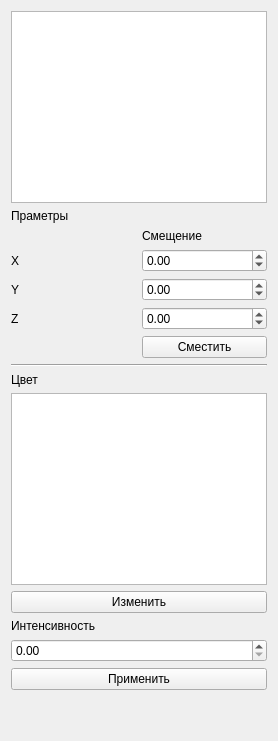
                                <widget class="QWidget" name="LightTab">
                                    <attribute name="title">
                                        <string>Свет</string>
                                    </attribute>
                                    <layout class="QVBoxLayout" name="verticalLayout_6">
                                        <item>
                                            <widget class="QListWidget" name="llistWidget">
                                                <property name="selectionMode">
                                                    <enum>QAbstractItemView::ExtendedSelection</enum>
                                                </property>
                                            </widget>
                                        </item>
                                        <item>
                                            <widget class="QLabel" name="label_14">
                                                <property name="text">
                                                    <string>Праметры</string>
                                                </property>
                                            </widget>
                                        </item>
                                        <item>
                                            <layout class="QGridLayout" name="gridLayout_3">
                                                <item row="1" column="1">
                                                    <widget class="QDoubleSpinBox" name="lmxSB">
                                                        <property name="minimum">
                                                            <double>-99999.000000000000000</double>
                                                        </property>
                                                        <property name="maximum">
                                                            <double>99999.000000000000000</double>
                                                        </property>
                                                    </widget>
                                                </item>
                                                <item row="0" column="1">
                                                    <widget class="QLabel" name="label_20">
                                                        <property name="text">
                                                            <string>Смещение</string>
                                                        </property>
                                                    </widget>
                                                </item>
                                                <item row="1" column="0">
                                                    <widget class="QLabel" name="label_18">
                                                        <property name="text">
                                                            <string>X</string>
                                                        </property>
                                                    </widget>
                                                </item>
                                                <item row="3" column="0">
                                                    <widget class="QLabel" name="label_19">
                                                        <property name="text">
                                                            <string>Z</string>
                                                        </property>
                                                    </widget>
                                                </item>
                                                <item row="3" column="1">
                                                    <widget class="QDoubleSpinBox" name="lmzSB">
                                                        <property name="minimum">
                                                            <double>-99999.000000000000000</double>
                                                        </property>
                                                        <property name="maximum">
                                                            <double>99999.000000000000000</double>
                                                        </property>
                                                    </widget>
                                                </item>
                                                <item row="2" column="0">
                                                    <widget class="QLabel" name="label_15">
                                                        <property name="text">
                                                            <string>Y</string>
                                                        </property>
                                                    </widget>
                                                </item>
                                                <item row="2" column="1">
                                                    <widget class="QDoubleSpinBox" name="lmySB">
                                                        <property name="minimum">
                                                            <double>-99999.000000000000000</double>
                                                        </property>
                                                        <property name="maximum">
                                                            <double>99999.000000000000000</double>
                                                        </property>
                                                    </widget>
                                                </item>
                                                <item row="4" column="1">
                                                    <widget class="QPushButton" name="lMoveButoon">
                                                        <property name="text">
                                                            <string>Сместить</string>
                                                        </property>
                                                    </widget>
                                                </item>
                                            </layout>
                                        </item>
                                        <item>
                                            <widget class="Line" name="line_3">
                                                <property name="orientation">
                                                    <enum>Qt::Horizontal</enum>
                                                </property>
                                            </widget>
                                        </item>
                                        <item>
                                            <widget class="QLabel" name="label_11">
                                                <property name="text">
                                                    <string>Цвет</string>
                                                </property>
                                            </widget>
                                        </item>
                                        <item>
                                            <widget class="QGraphicsView" name="lColorView">
                                                <property name="sizePolicy">
                                                    <sizepolicy hsizetype="Expanding" vsizetype="Expanding">
                                                        <horstretch>0</horstretch>
                                                        <verstretch>0</verstretch>
                                                    </sizepolicy>
                                                </property>
                                            </widget>
                                        </item>
                                        <item>
                                            <widget class="QPushButton" name="lColorButton">
                                                <property name="text">
                                                    <string>Изменить</string>
                                                </property>
                                            </widget>
                                        </item>
                                        <item>
                                            <layout class="QGridLayout" name="gridLayout_5">
                                                <item row="3" column="0">
                                                    <widget class="QPushButton" name="lApplyButton">
                                                        <property name="text">
                                                            <string>Применить</string>
                                                        </property>
                                                    </widget>
                                                </item>
                                                <item row="2" column="0">
                                                    <widget class="QDoubleSpinBox" name="lIntesiveSB">
                                                        <property name="maximum">
                                                            <double>1.000000000000000</double>
                                                        </property>
                                                        <property name="singleStep">
                                                            <double>0.100000000000000</double>
                                                        </property>
                                                    </widget>
                                                </item>
                                                <item row="0" column="0">
                                                    <widget class="QLabel" name="label_27">
                                                        <property name="text">
                                                            <string>Интенсивность</string>
                                                        </property>
                                                    </widget>
                                                </item>
                                            </layout>
                                        </item>
                                        <item>
                                            <spacer name="verticalSpacer">
                                                <property name="orientation">
                                                    <enum>Qt::Vertical</enum>
                                                </property>
                                                <property name="sizeHint" stdset="0">
                                                    <size>
                                                        <width>20</width>
                                                        <height>40</height>
                                                    </size>
                                                </property>
                                            </spacer>
                                        </item>
                                    </layout>
                                </widget>
